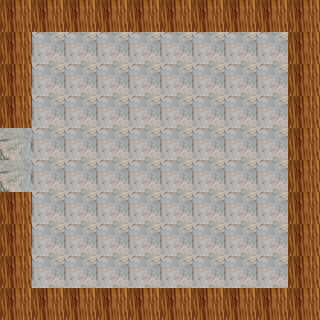

Below is a game level as drawn by its tile map, then a one-line description and the .tmx that defines it (tile-layer data replaced by summaries):
An orthogonal 10x10 tile map with 32x32 px tiles, 2 tile layers (background, collision), 2 tilesets and 1 object (portal).

<map version="1.0" orientation="orthogonal" width="10" height="10" tilewidth="32" tileheight="32">
 <tileset firstgid="1" name="wood" tilewidth="32" tileheight="32">
  <image source="wood.jpg" width="468" height="313" />
 </tileset>
 <tileset firstgid="127" name="stone" tilewidth="32" tileheight="32">
  <image source="stone.jpg" width="259" height="194" />
 </tileset>
 <layer name="background" width="10" height="10">
  <data>[100 cells, 69 non-empty, 2 distinct tile ids]</data>
 </layer>
 <layer name="collision" width="10" height="10">
  <data>[100 cells, 34 non-empty, 1 distinct tile ids]</data>
 </layer>
 <objectgroup name="portal" width="10" height="10">
  <object name="0" type="portal" x="0" y="128" width="32" height="64">
   <properties>
    <property name="toPortal" value="1" />
    <property name="toZone" value="0" />
   </properties>
  </object>
 </objectgroup>
</map>
